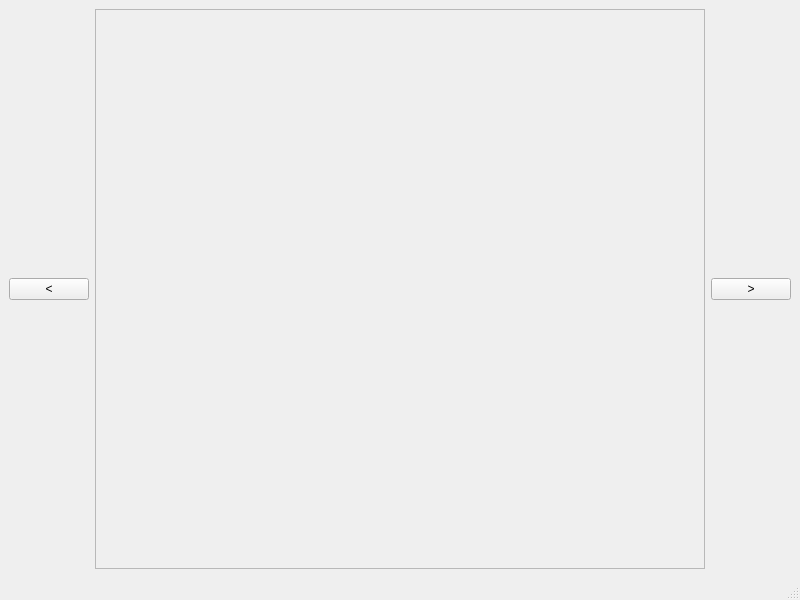
<?xml version="1.0" encoding="UTF-8"?>
<ui version="4.0">
 <class>MainWindow</class>
 <widget class="QMainWindow" name="MainWindow">
  <property name="geometry">
   <rect>
    <x>0</x>
    <y>0</y>
    <width>800</width>
    <height>600</height>
   </rect>
  </property>
  <property name="windowTitle">
   <string>Nyarch Tour</string>
  </property>

  <widget class="QWidget" name="centralwidget">
   <layout class="QVBoxLayout" name="verticalLayout">


    <!-- Dot Indicators -->
    <item>
     <layout class="QHBoxLayout" name="dotLayout">
      <property name="alignment">
       <set>Qt::AlignHCenter</set>
      </property>

        <!-- here will be the list of dots -->

        <!-- dot example:
        
        <item>
            <widget class="QPushButton" name="dot2">
                <property name="checkable">
                    <bool>true</bool>
                </property>
                <property name="autoExclusive">
                    <bool>true</bool>
                </property>
                <property name="minimumSize">
                    <size>
                        <width>12</width>
                        <height>12</height>
                    </size>
                </property>
                <property name="maximumSize">
                    <size>
                        <width>12</width>
                        <height>12</height>
                    </size>
                </property>
                <property name="styleSheet">
                    <string>
            QPushButton {
            border-radius: 6px;
            background-color: gray;
            border: none;
            }
            QPushButton:checked {
            background-color: black;
            }
                    </string>
                </property>
            </widget>
        </item>
      -->

     </layout>
    </item>

    <!-- Navigation Row -->
    <item>
     <layout class="QHBoxLayout" name="navigationLayout">

      <item>
       <widget class="QPushButton" name="leftButton">
        <property name="text">
         <string>&lt;</string>
        </property>
        <property name="minimumWidth">
         <number>40</number>
        </property>
        <property name="maximumWidth">
         <number>40</number>
        </property>
       </widget>
      </item>

      <item>
       <widget class="QScrollArea" name="scrollArea">
        <property name="widgetResizable">
         <bool>true</bool>
        </property>
        <property name="horizontalScrollBarPolicy">
         <enum>Qt::ScrollBarAlwaysOff</enum>
        </property>
        <property name="verticalScrollBarPolicy">
         <enum>Qt::ScrollBarAlwaysOff</enum>
        </property>

        <widget class="QWidget" name="scrollAreaWidgetContents">
         <layout class="QHBoxLayout" name="galleryLayout">
            <!-- here will be loaded the pages-->

         </layout>
        </widget>
       </widget>
      </item>

      <item>
       <widget class="QPushButton" name="rightButton">
        <property name="text">
         <string>&gt;</string>
        </property>
        <property name="minimumWidth">
         <number>40</number>
        </property>
        <property name="maximumWidth">
         <number>40</number>
        </property>
       </widget>
      </item>

     </layout>
    </item>

   </layout>
  </widget>

  <widget class="QStatusBar" name="statusbar"/>
 </widget>
 <resources/>
 <connections/>
</ui>
